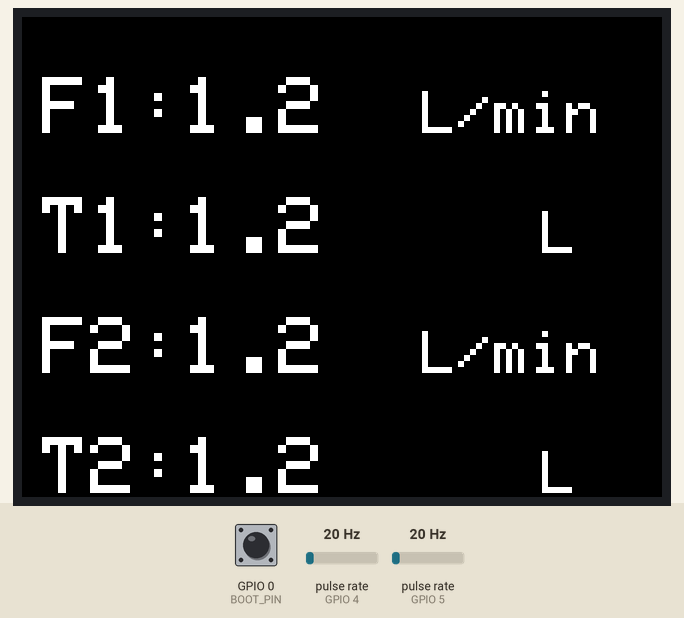
This sketch was run on a simulated ESP32. On the bench: 320×240 colour display. Wiring (inferred from the names in the program): 2 × pulse sensor: data GPIO 4 / data GPIO 5. The test bench sets the inputs (shaded band); at power-on: pulse rate (sensors on GPIO 4, GPIO 5) 20 Hz, GPIO 0 (BOOT_PIN) HIGH. WiFi joins after 1.5 s; servers stay silent unless stated; EEPROM starts erased; what the sketch prints to the serial monitor is not drawn.

Above: at 5.7 s.
5.8 s: pulse rate (sensor on GPIO 4) set to 4 Hz
At 6.7 s:
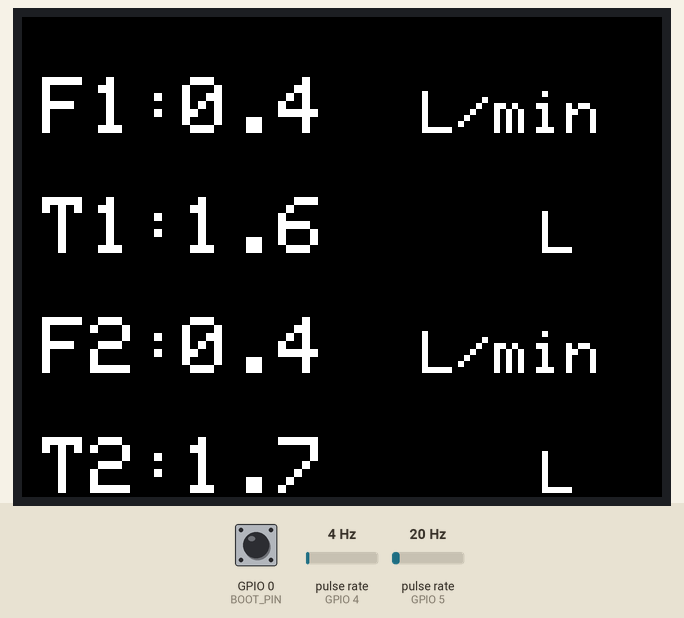
8.6 s: pulse rate (sensor on GPIO 5) set to 4 Hz
At 10.9 s:
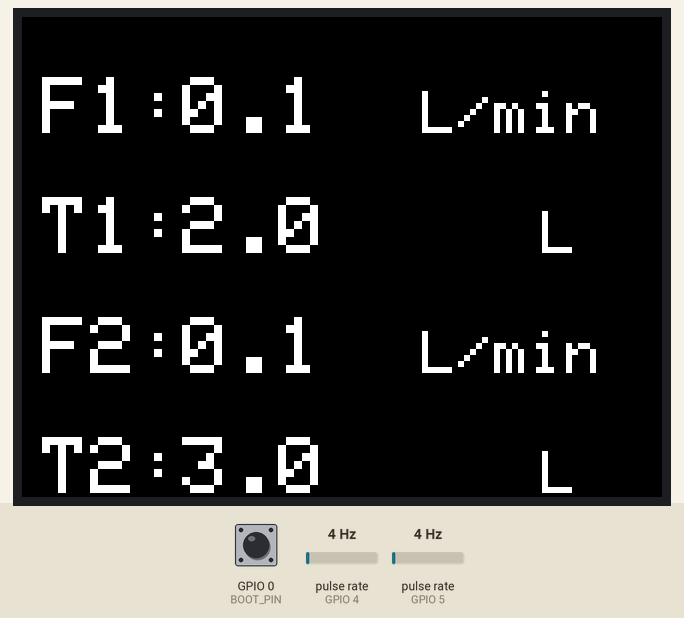
11.6 s: pulse rate (sensor on GPIO 4) set to 50 Hz
At 12.4 s:
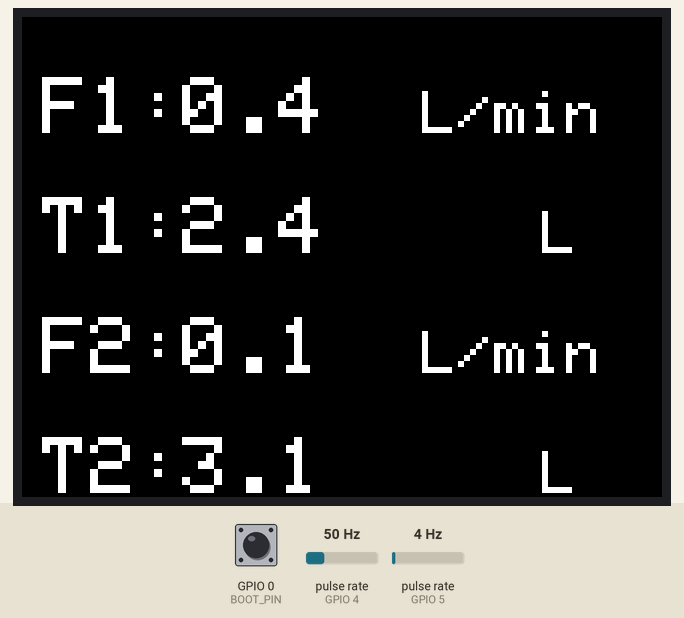
14.6 s: pulse rate (sensor on GPIO 5) set to 50 Hz
At 15.9 s:
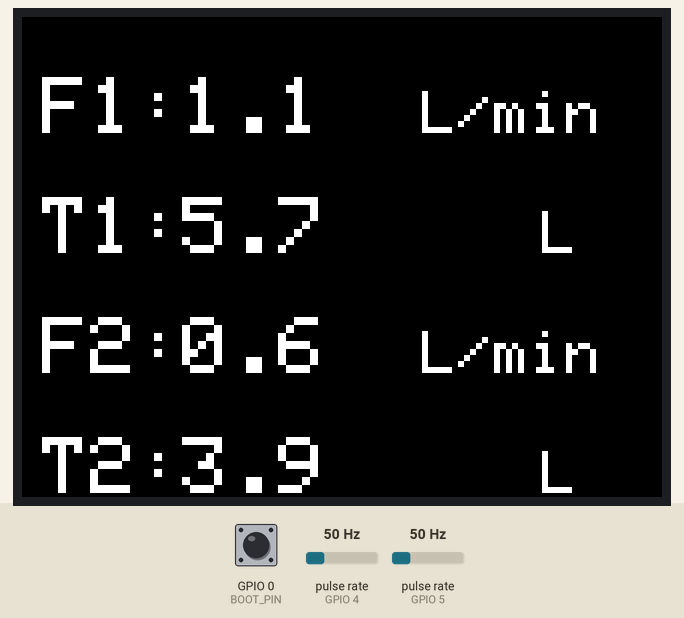
17.6 s: pulse rate (sensor on GPIO 4) set to 100 Hz
At 18.9 s:
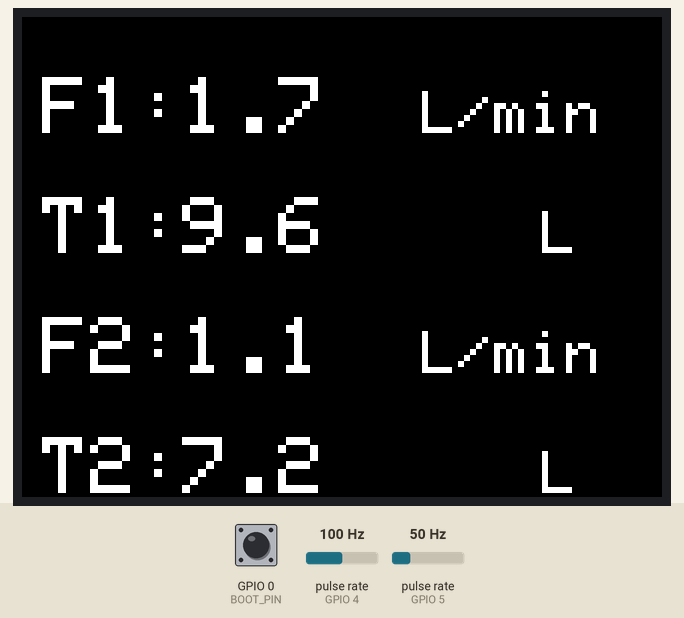
20.6 s: pulse rate (sensor on GPIO 5) set to 100 Hz
At 21.8 s:
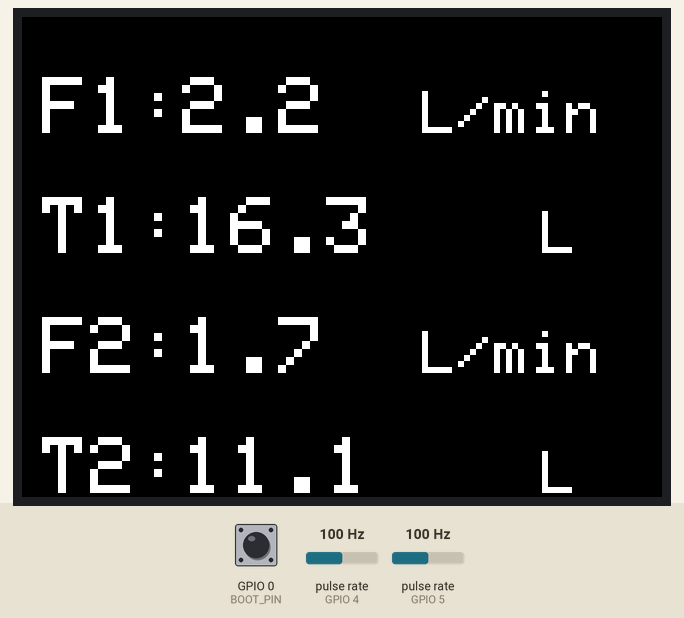
Timing chart, 0 to 23.6 s (numbered marks = the images above; inputs shaded):
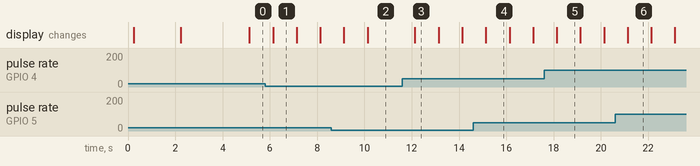

The sketch:

sketch_feb4b_save_2.ino
```cpp
//#define BLYNK_TEMPLATE_ID "TMPL3Zcy2rQO6"
//#define BLYNK_TEMPLATE_NAME "Switch ON OFF LED"
//#define BLYNK_AUTH_TOKEN "SoYOUHMfbTiOdVn6jOhiv7u891lKvzRJ"
#define BLYNK_TEMPLATE_ID "TMPL3KsoYxZbe"
#define BLYNK_TEMPLATE_NAME "HAZ LABS"
#define BLYNK_AUTH_TOKEN "-q31Vs2SH-OTc2vPwGbepFlGB5bgbG_5"

#include <WiFi.h>
#include <WiFiClient.h>
#include <BlynkSimpleEsp32.h>
#include <Adafruit_GFX.h>
#include <Adafruit_ST7789.h>
#include <SPI.h>
#include <Preferences.h>

#define FLOW_SENSOR_1_PIN 4
#define FLOW_SENSOR_2_PIN 5
#define BOOT_PIN 0
#define FLOW_CALIBRATION 4.5

#define TFT_CS   14
#define TFT_RST  15
#define TFT_DC   32
#define TFT_MOSI 23
#define TFT_SCLK 18
#define SPI_SPEED 40000000  // Increase SPI speed to 40MHz

SPIClass spi = SPIClass(VSPI);
Adafruit_ST7789 tft = Adafruit_ST7789(TFT_CS, TFT_DC, TFT_MOSI, TFT_SCLK, TFT_RST);

char ssid[] = "Kishore";
char pass[] = "12345678";

volatile int pulseCount1 = 0, pulseCount2 = 0;
float flowRate1 = 0, total_litre1 = 0;
float flowRate2 = 0, total_litre2 = 0;
float lastFlowRate1 = -1, lastTotalLitre1 = -1;
float lastFlowRate2 = -1, lastTotalLitre2 = -1;

unsigned long oldTime = 0;

unsigned long lastWiFiCheckTime = 0;  // Store the last Wi-Fi check time
unsigned long wifiReconnectInterval = 600000;  // 10 minutes in milliseconds
bool checkedAfter10Minutes = false;  // Flag to check if 10 minutes have passed

Preferences preferences;

void IRAM_ATTR pulseCounter1() { pulseCount1++; }
void IRAM_ATTR pulseCounter2() { pulseCount2++; }

void connectWiFi() {
    Serial.println("Connecting to WiFi...");
    WiFi.begin(ssid, pass);
    unsigned long startAttemptTime = millis();

    while (WiFi.status() != WL_CONNECTED && millis() - startAttemptTime < 10000) {  // 10 seconds to attempt connection
        delay(500);
        Serial.print(".");
    }

    if (WiFi.status() == WL_CONNECTED) {
        Serial.println("\nConnected to WiFi");
        Blynk.config(BLYNK_AUTH_TOKEN);
        Blynk.connect();
    } else {
        Serial.println("\nWiFi connection failed, running offline mode.");
    }
}

void checkWiFiConnection() {
    // Check if it's been 10 minutes since the board was powered on
    if (!checkedAfter10Minutes && millis() - lastWiFiCheckTime >= wifiReconnectInterval) {
        Serial.println("10 minutes passed, checking WiFi connection...");

        if (WiFi.status() != WL_CONNECTED) {
            Serial.println("WiFi is still not connected. Attempting to reconnect...");
            connectWiFi();  // Attempt to reconnect
        } else {
            Serial.println("WiFi is already connected.");
        }

        checkedAfter10Minutes = true;  // Mark that we've done the 10-minute check
    }
}

void setup() {
    Serial.begin(115200);

    preferences.begin("flow_data", false);

    spi.begin(TFT_SCLK, -1, TFT_MOSI, TFT_CS);
    tft.init(240, 320);
    tft.setRotation(1);
    tft.fillScreen(ST77XX_BLACK);

    tft.setTextSize(10);
    tft.setCursor(80, 35);
    tft.print("HAZ");
    tft.setCursor(50, 135);
    tft.print("LABS");
    delay(2000);
    tft.fillScreen(ST77XX_BLACK);

    pinMode(BOOT_PIN, INPUT_PULLUP);
    if (digitalRead(BOOT_PIN) == LOW) {
        total_litre1 = total_litre2 = 0;
        preferences.clear();
        Serial.println("Reset values to 0 due to BOOT button press");
    } else {
        total_litre1 = preferences.getFloat("total_litre1", 0);
        total_litre2 = preferences.getFloat("total_litre2", 0);
    }

    pinMode(FLOW_SENSOR_1_PIN, INPUT_PULLUP);
    pinMode(FLOW_SENSOR_2_PIN, INPUT_PULLUP);
    attachInterrupt(digitalPinToInterrupt(FLOW_SENSOR_1_PIN), pulseCounter1, FALLING);
    attachInterrupt(digitalPinToInterrupt(FLOW_SENSOR_2_PIN), pulseCounter2, FALLING);

    connectWiFi();
    oldTime = millis();
}

void loop() {
      checkWiFiConnection();  // Check Wi-Fi status after 10 minutes

    unsigned long currentTime = millis();
    if (currentTime - oldTime >= 1000) {
        detachInterrupt(digitalPinToInterrupt(FLOW_SENSOR_1_PIN));
        detachInterrupt(digitalPinToInterrupt(FLOW_SENSOR_2_PIN));

        flowRate1 = ((100.0 / (currentTime - oldTime)) * pulseCount1) / FLOW_CALIBRATION;
        total_litre1 += flowRate1;
        flowRate2 = ((100.0 / (currentTime - oldTime)) * pulseCount2) / FLOW_CALIBRATION;
        total_litre2 += flowRate2;

        if (total_litre1 >= 99999) total_litre1 = 0;
        if (total_litre2 >= 99999) total_litre2 = 0;

        pulseCount1 = pulseCount2 = 0;
        oldTime = currentTime;

        attachInterrupt(digitalPinToInterrupt(FLOW_SENSOR_1_PIN), pulseCounter1, FALLING);
        attachInterrupt(digitalPinToInterrupt(FLOW_SENSOR_2_PIN), pulseCounter2, FALLING);

        if (flowRate1 != lastFlowRate1 || total_litre1 != lastTotalLitre1 ||
            flowRate2 != lastFlowRate2 || total_litre2 != lastTotalLitre2) {
            updateDisplay(flowRate1, total_litre1, flowRate2, total_litre2);
            preferences.putFloat("total_litre1", total_litre1);
            preferences.putFloat("total_litre2", total_litre2);
            lastFlowRate1 = flowRate1;
            lastTotalLitre1 = total_litre1;
            lastFlowRate2 = flowRate2;
            lastTotalLitre2 = total_litre2;
        }
               // Check if Blynk is connected before sending data
        if (Blynk.connected()) {
            Blynk.virtualWrite(V0, flowRate1);      // Send flowRate1 to virtual pin V0
            Blynk.virtualWrite(V1, total_litre1);   // Send total_litre1 to virtual pin V1
            Blynk.virtualWrite(V2, flowRate2);      // Send flowRate2 to virtual pin V2
            Blynk.virtualWrite(V3, total_litre2);   // Send total_litre2 to virtual pin V3
            Blynk.run();                            // Run Blynk to process any updates
        }
    }
}

void updateDisplay(float flow1, float total1, float flow2, float total2) {
    int textWidth = 0;
    tft.setTextSize(4);
    tft.setTextColor(ST77XX_WHITE, ST77XX_BLACK);  // Overwrite previous text

    // Flow Rate 1
    if (flow1 != lastFlowRate1) {
        tft.setCursor(80, 30);
        tft.print(flow1, 1);  // Print new value (1 decimal place)
        lastFlowRate1 = flow1;
    }

    // Total Liters 1
    if (total1 != lastTotalLitre1) {
        tft.setCursor(80, 90);
        tft.print(total1, 1);
        lastTotalLitre1 = total1;
    }

    // Flow Rate 2
    if (flow2 != lastFlowRate2) {
        tft.setCursor(80, 150);
        tft.print(flow2, 1);
        lastFlowRate2 = flow2;
    }

    // Total Liters 2
    if (total2 != lastTotalLitre2) {
        tft.setCursor(80, 210);
        tft.print(total2, 1);
        lastTotalLitre2 = total2;
    }

    // Labels (these don't change, so no need to update every time)
    tft.setTextSize(4);
    tft.setTextColor(ST77XX_WHITE);
    tft.setCursor(10, 30);
    tft.print("F1:");
    tft.setCursor(10, 90);
    tft.print("T1:");
    tft.setCursor(10, 150);
    tft.print("F2:");
    tft.setCursor(10, 210);
    tft.print("T2:");

    tft.setTextSize(3.5);
    tft.setCursor(200, 37);
    tft.print("L/min");
    tft.setCursor(200, 157);
    tft.print("L/min");

    tft.setCursor(260, 97);
    tft.print("L");
    tft.setCursor(260, 217);
    tft.print("L");
}
```

Measured:
- what the display in image 1 shows lasts 1.0 s, from 6.1 s to 7.1 s
